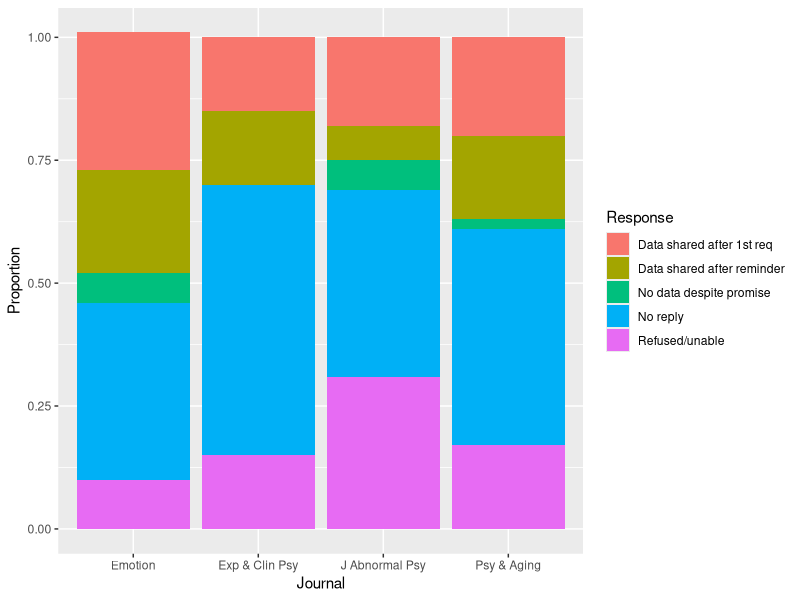

The R source for this figure: (Note: this script raises an error after producing the figure.)
## ---- chunk 1
knitr::opts_chunk$set(echo = FALSE)
## ---- chunk 2
# http://collabra.org/articles/10.1525/collabra.13/download/table/T1?type=csv
sharing.dat <- read.csv(file = "csv/10.1525-collabra.13_T1.csv")
library(ggplot2)
library(dplyr)
sharing.dat %>% 
  ggplot() + 
  geom_col(mapping = aes(x=Journal, 
                         y=Proportion, 
                         fill=Response))
## ---- chunk 3
knitr::include_graphics("img/camerer-2018-fig-1.jpg")
## ---- chunk 4
knitr::include_graphics("img/camerer-2018-fig-2.jpg")
## ---- chunk 5
sessionInfo()
